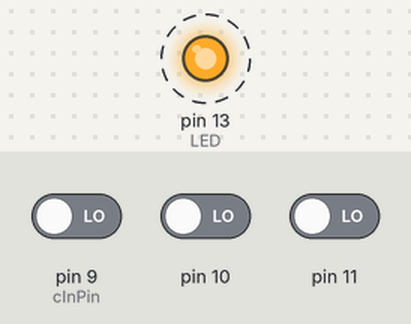
Bench run of a sketch on a simulated Arduino Uno, built with avr-gcc and run on an emulated ATmega328P. Parts: output pins drawn as LEDs (lit = HIGH). Dashed ring = blinking. Inputs (shaded band) come from the test bench; at power-on: pin 9 (cInPin) LOW, pin 10 LOW, pin 11 LOW. What the sketch prints to the serial monitor is not drawn.

Above: at 0.2 s.
Timing chart, 0 to 3.0 s (numbered marks = the images above):
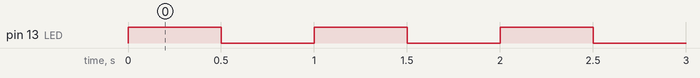

Measured:
- by itself, pin 13 (LED): alternates HIGH for 0.50 s and LOW for 0.50 s

The sketch:

Serial_Output.ino
```cpp
#define LED 13
#define cInPin	9 //from P2.0 ..

#define cBaudRate 9600

#define cHeader	'!'
#define cCode	128
#define cDel	','
#define Firmware_Version	12

#define cID	1

//LED는 디지털 13번 핀에 연결되어 있음
void setup(){
	Serial.begin(cBaudRate);
	// 디지털핀(13)을 출력으로 설정

	pinMode(LED, OUTPUT);

	pinMode(cInPin, INPUT);
	pinMode(cInPin+1, INPUT);
	pinMode(cInPin+2, INPUT);
}

byte getID(void)
{
	byte	id;

	id = digitalRead(cInPin);
	id += digitalRead(cInPin+1) << 1;
	id += digitalRead(cInPin+2) << 2;

	id=12;
	return id;
}

void loop() {
	unsigned char ch;

	//LED를 켠다.
	digitalWrite(LED,HIGH);
	//1초 대기
	delay(500);

	Serial.write(cHeader);
	Serial.write(cCode);
	Serial.write(cDel);
	Serial.write((byte)getID());
	Serial.write(cDel);
	Serial.write((byte)Firmware_Version);
	Serial.write('\n');

	//LED를 끈다.
	digitalWrite(LED,LOW);
	//1초 대기
	delay(500);
}
```
